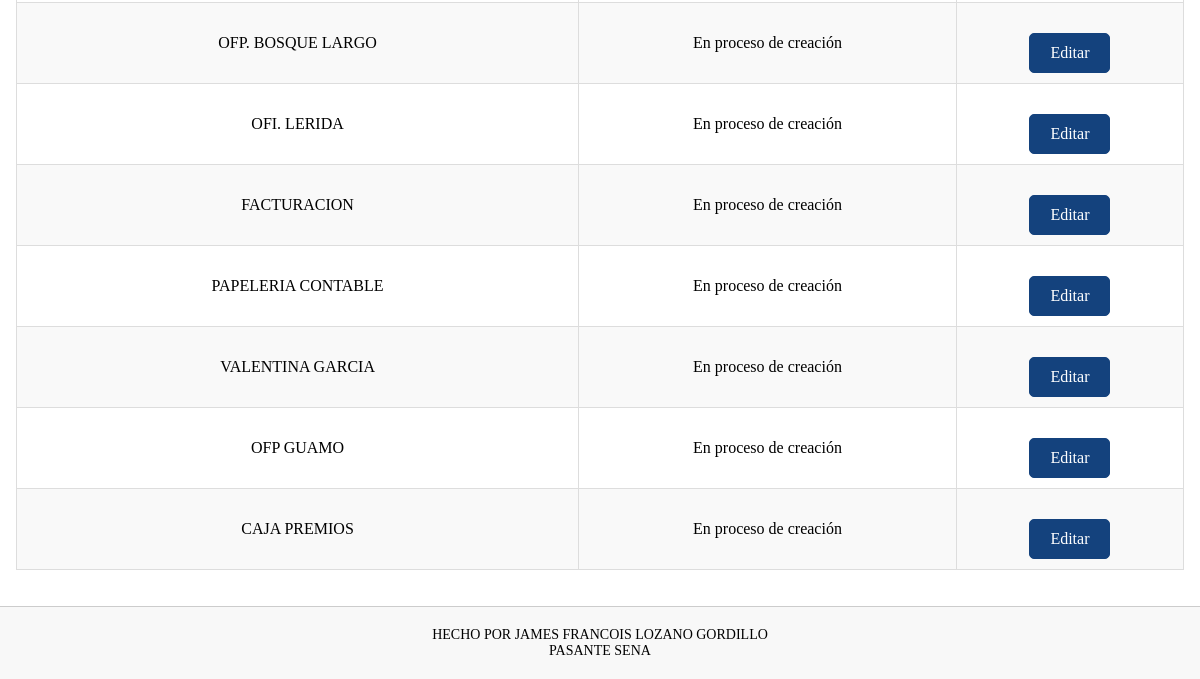
The page /Lista_Areas/ (lower part) on the database as committed earlier.
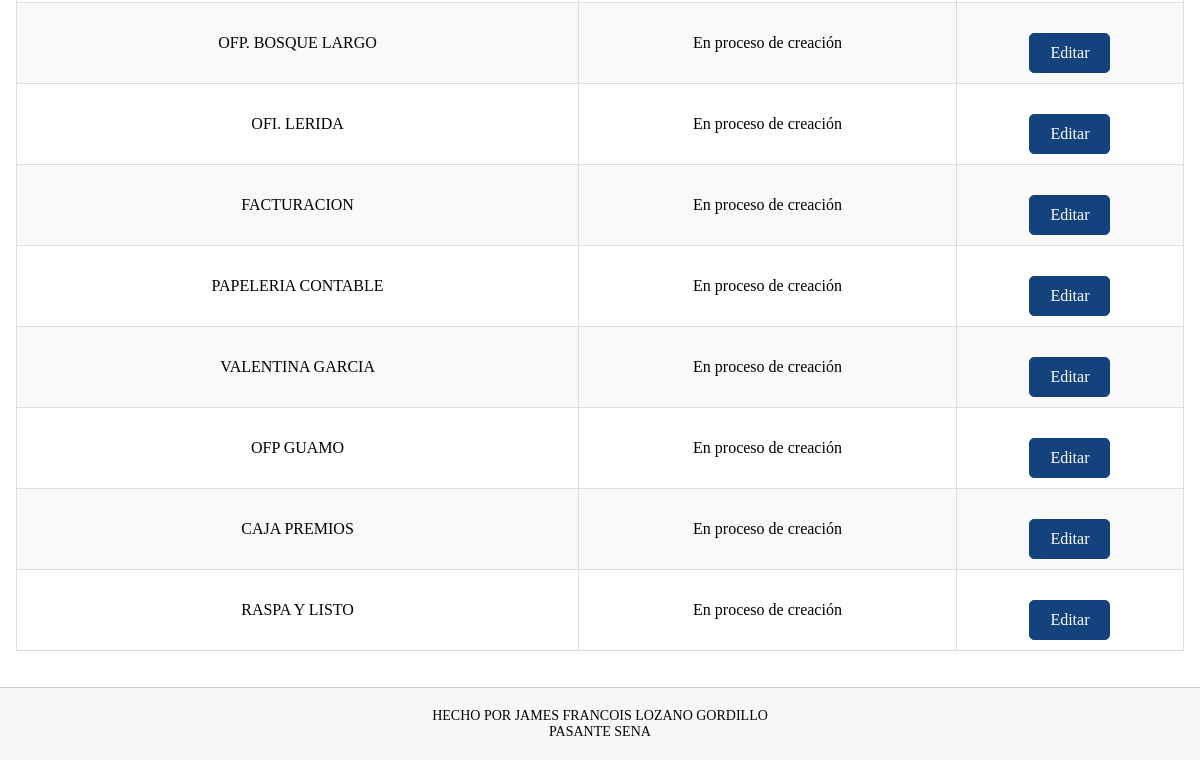
The same page on the database as committed later.
### Datos/models.py (models this page shows, shortened)
class Area(models.Model):
    nombre = models.CharField(max_length=50)

### Datos/views.py (the view)
# urls.py: path('Lista_Areas/', views.Lista_Areas, name='Lista_Areas'),
def Lista_Areas(request):
    item = Area.objects.all()
    return render(request, 'vista/lista_Areas.html', {
        'item':item,
    })

### Datos/templates/vista/lista_Areas.html (shortened to what this page needs)
{% extends 'layouts/base.html' %}
{% block content %}
<br>
<br>
{% load static %}
<!DOCTYPE html>
<html lang="es">
<head>
    <link rel="stylesheet" type="text/css" href="{% static 'CSS/ALL.css' %}">
</head>
<body>
    <br>
    <br>
    <table border="1">
        <tbody>
            {% for item in item %}
            <tr>
                <td>{{ item.nombre }}</td>
                <td>En proceso de creación</td>
                <td>
                    <a href="{% url 'Editar_Area' item.id %}" class="btn">Editar</a>
                </td>
            </tr>
            {% empty %}
            <tr>
                <td colspan="3">No se encontraron resultados.</td>
            </tr>
            {% endfor %}
        </tbody>
    </table>
</body>
</html>
{% endblock %}

Rows that differ between the two databases and show on the page:
added Area: nombre "RASPA Y LISTO"
